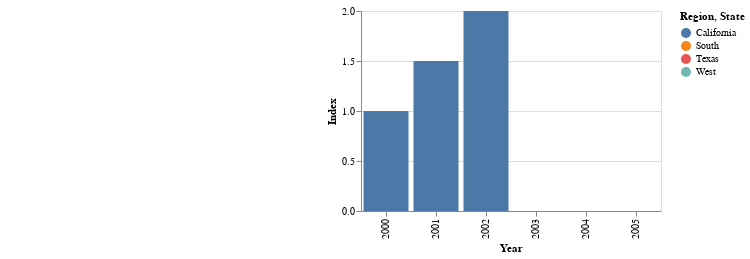

Notebook code for this chart:
### Markdown cell above
Ideas: Use a bar chart per region to show percentage increase or decrease with respect to first year. Have a slider to select the year. Have scale change dynamically. (Don't need comparison across plots).
Alternative is the slope chart with a slider and color encoding region. 

Have both! Side by side. Careful, barplot bars have to be careful in comparison, interpret both bars correctly.

Advantages and disadvantages of the two approaches should be mentioned in the final report. <br />

### Code cell


### Figure 1 — Vega-Lite specification as saved in the notebook (floating-point values rounded to 4 significant figures)
{"config": {"view": {"continuousWidth": 300, "continuousHeight": 300}}, "hconcat": [{"mark": {"type": "geoshape"}, "encoding": {"color": {"field": "Region", "type": "nominal"}, "tooltip": [{"field": "State", "type": "nominal"}, {"field": "Region", "type": "nominal"}]}, "height": 200, "name": "view_1", "width": 300}, {"mark": {"type": "bar"}, "encoding": {"color": {"field": "State", "type": "nominal"}, "tooltip": [{"field": "Year", "type": "ordinal"}, {"field": "State", "type": "nominal"}, {"field": "Index", "type": "quantitative"}], "x": {"field": "Year", "type": "ordinal"}, "y": {"field": "Index", "type": "quantitative"}}, "height": 200, "transform": [{"filter": {"param": "param_1"}}], "width": 300}], "data": {"name": "data-ad61dc4ac89d4f60b6be8d3690893c40"}, "params": [{"name": "param_1", "select": {"type": "point", "fields": ["State"]}, "bind": "legend", "views": ["view_1"]}], "$schema": "https://vega.github.io/schema/vega-lite/v5.20.1.json", "datasets": {"data-ad61dc4ac89d4f60b6be8d3690893c40": [{"Year": 2000, "State": "California", "Region": "West", "Mass_Shootings": 10, "Population": 1000000, "Mass_Shootings_Per_Citizen": 1e-05, "Index": 1.0}, {"Year": 2001, "State": "California", "Region": "West", "Mass_Shootings": 15, "Population": 1000000, "Mass_Shootings_Per_Citizen": 1.5e-05, "Index": 1.5}, {"Year": 2002, "State": "California", "Region": "West", "Mass_Shootings": 20, "Population": 1000000, "Mass_Shootings_Per_Citizen": 2e-05, "Index": 2.0}, {"Year": 2003, "State": "Texas", "Region": "South", "Mass_Shootings": 5, "Population": 2000000, "Mass_Shootings_Per_Citizen": 2.5e-06, "Index": 2.5e-06}, {"Year": 2004, "State": "Texas", "Region": "South", "Mass_Shootings": 10, "Population": 2000000, "Mass_Shootings_Per_Citizen": 5e-06, "Index": 5e-06}, {"Year": 2005, "State": "Texas", "Region": "South", "Mass_Shootings": 15, "Population": 2000000, "Mass_Shootings_Per_Citizen": 7.5e-06, "Index": 7.5e-06}]}}
